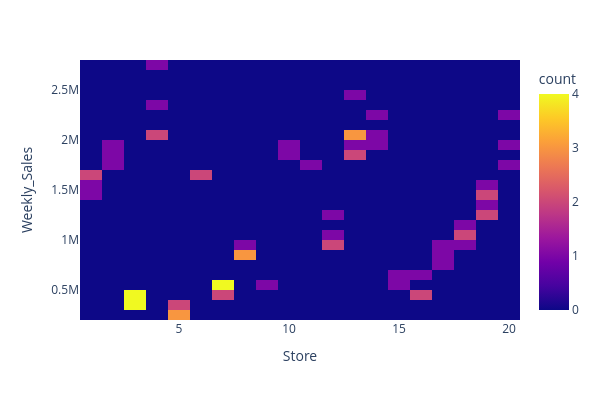

Source (notebook cell):
### Code cell
px.density_heatmap(df, x='Store', y='Weekly_Sales', nbinsx=20, nbinsy=40, width=WIDTH, height=HEIGHT)
